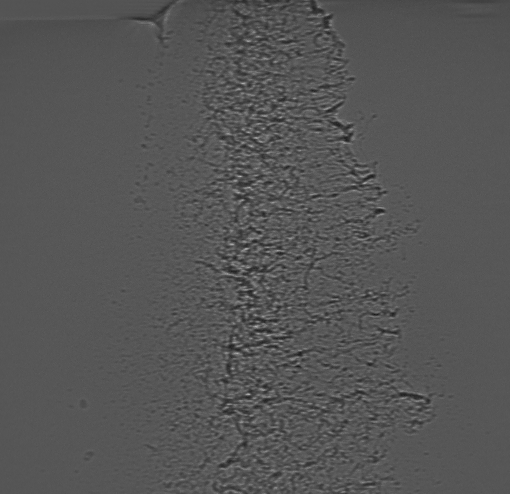
#> input picture Old_Groups_Code/norm_imgs/300.tif, 510 x 494 px
$ python contourTesting.py   (older library calls are emulated)
#> lines starting #> are read from the running program, lines starting #| are printed output that depends on the picture; after the words box and inside, x2 and y2 are one past the last pixel; in counts of white or black regions, pixels touching at a corner belong together; long printed decimals are rounded
#testing
import cv2
import numpy as np
import matplotlib.pyplot as plt
import os

# [5 lines of commented-out code are left out]

def cropImage(image, cropTop=0, cropBottom = 0, cropLeft = 0, cropRight =0):
	"Crop pixels off the image"
	cropped_image = np.copy(image)
	cropped_image = cropped_image[cropTop:,cropLeft:]
	if cropBottom:
		cropped_image = cropped_image[:-cropBottom,]
	if cropRight:
		cropped_image = cropped_image[:,-cropRight]
	return cropped_image

direct = "Old_Groups_Code/norm_imgs/"
file = "300.tif"
img = cv2.imread(direct + file,-1)
#> img is the input picture: shape (494, 510); min 24, max 181, mean 85.6
img = cropImage(img)
img_max = img.max()
#> img_max = 181
img_min = img.min()
#> img_min = 24
img_rescaled = 255*((img-img_min)/(img_max-img_min))
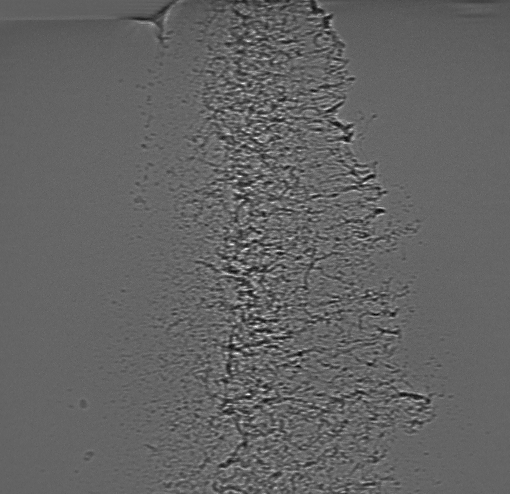
#> img_rescaled: shape (494, 510) float64; min 0, max 255, mean 100
img_rescaled = np.array(img_rescaled, dtype = int)

plt.close('all')
#plt.imshow(img, cmap='gray')
#print(img)


# [115 lines left out: functions windowFrame, histogram, canny, cannyClosing, bilateralFilter, medianFilter and 5 more, not called in this run]

#frames = windowFrame(img, 5, 5)
#for i in range(len(frames)):
#	histogram(frames[i], show = False, save = 'frame' + str(i))

def contourArea(contours, image = None):
    #Return array of contour areas
    return np.array([cv2.contourArea(contour) for contour in contours])

# [41 lines left out: functions contourBoundary, cropContour, meanIntensity, not called in this run]


def drawShapes(image_binarized, image):
	'''
	Draw contours onto images
	'''
	contours, hierarchy = cv2.findContours(image_binarized, cv2.RETR_TREE, cv2.CHAIN_APPROX_SIMPLE)
	shapes_image = np.copy(image)

	#change back to RGB for easier visualization
	shapes_image = cv2.cvtColor(shapes_image, cv2.COLOR_GRAY2RGB)
#	plt.imshow(shapes_image) # uncomment these lines to plot in real time
#	plt.show()
	shapes_image = cv2.drawContours(shapes_image, contours, -1, (255,0,0), 1)
	plt.imshow(shapes_image)
	plt.show()

# [33 lines left out: functions kMeansHistogram, adaptiveThresholding, not called in this run]

def multiThresholding(image, kthresh, kthcenter = 0, plotHistogram = False):

#> called with kthresh = 3, kthcenter = 0, plotHistogram = False
	Z = image.reshape((-1,1))
	Z = np.float32(Z)
	criteria = (cv2.TERM_CRITERIA_EPS + cv2.TERM_CRITERIA_MAX_ITER, 10, 1.0) #directly copied from opencv documentation
	ret,label,center = cv2.kmeans(Z,kthresh,None,criteria,10,cv2.KMEANS_RANDOM_CENTERS)
#> ret = 5958818.6; center = [67.65, 85.88, 104.8]
	if plotHistogram:
		kMeansHistogram(Z, label, kthresh)
	print(center)
#| [[ 67.651 ]
#|  [ 85.879 ]
#|  [104.767]]
	# Now convert back into uint8, and make original image
	center = np.uint8(center)
#> center = [67, 85, 104]
    # Puts something into single array
	res = center[label.flatten()]
    # Takes 1-D array and puts back into image format
	kthreshed = res.reshape((image.shape))
    # Lowest grayscale k-means center: aka some color
	if(kthcenter == 0):
		thresh_val = min(center)[0]
#> thresh_val = 67
	else:
		thresh_val = np.sort(np.concatenate(center))[kthcenter]
	print("kmeans multithreshold value of "+str(thresh_val))
#| kmeans multithreshold value of 67
	#now threshold the k-means clustered image to only keep the darkest cluster
	ret,proc = cv2.threshold(kthreshed,thresh_val,255,cv2.THRESH_BINARY) #binarizes
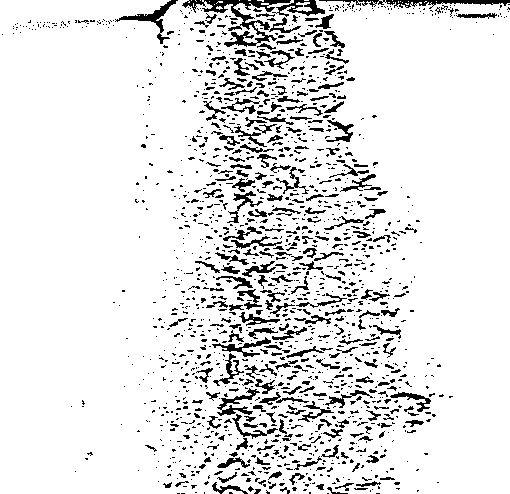
#> proc: shape (494, 510); 89.6% white; black in thin lines or dots
#> ret = 67
    # Binary image file
	print(proc)
#> (printed output is left out)
    # Threshold value
	print(ret)
#| 67.0
	# [5 lines of commented-out code are left out]


	drawShapes(proc, img)
#> in drawShapes, `contours, hierarchy = cv2.findContours(image_binarized, cv2.RETR_TREE,..`: contours = 1843 contours, 1392 with area under 20; largest, box (x1, y1, x2, y2) and area: (0, 0, 510, 494) 247656, (211, 336, 272, 358) 392, (389, 391, 432, 413) 302, (223, 30, 258, 48) 288, (218, 352, 245, 385) 284
#> in drawShapes, `shapes_image = cv2.drawContours(shapes_image, contours, -1, (255,0,0),..`:
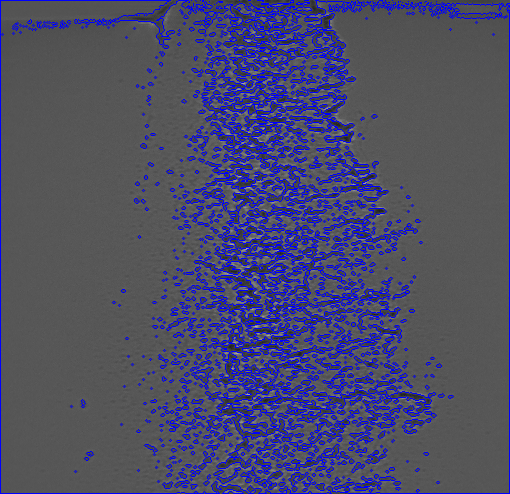
#> shapes_image: shape (494, 510, 3); 11.11% of pixels changed, all inside (x1, y1, x2, y2) = (0, 0, 510, 494)

	"""
	print("\n Performing multithresholding...")
	if data["kthresh"] != 0:
	    center1 = [] #darkest cluster
	    center2 = [] #next darkest cluster
	    total = 10
	    for loc in img_locs[:total]:
	        img = Image(loc)
	        min_center = min(img.center)[0]
	        min2_center = min(img.center[img.center != min(img.center)])
	        #print(img.center)
	        #print(min_center)
	        #print(min2_center)

	        center1.append(min_center)
	        center2.append(min2_center)
	    center1 = np.median(center1)
	    center2 = np.median(center2)
	    #thresh_val = (center1 + center2)/2
	    thresh_val = center2
	    #print(thresh_val)
	    data["pixel_threshold"] = thresh_val
	    data["kthresh"] = 0
	    with open('input.json','w') as f:
	        json.dump(data,f,indent=4)
	    print("final multithresholding value = %s \n" %(thresh_val)
	"""
#histogram(img)
multiThresholding(img, 3)

$ run again, with Old_Groups_Code/norm_imgs/101.tif copied over Old_Groups_Code/norm_imgs/300.tif
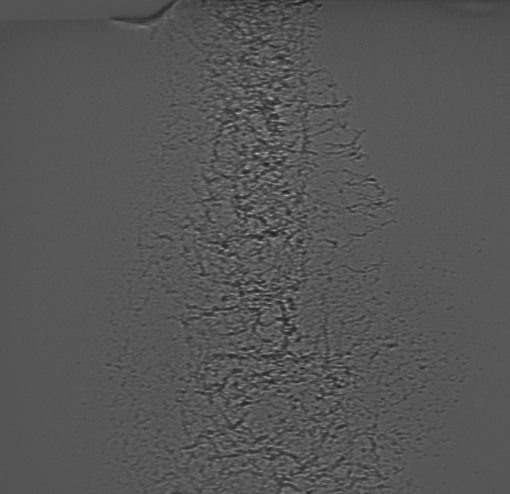
#> input picture Old_Groups_Code/norm_imgs/101.tif, 510 x 494 px
#> img is the input picture: shape (494, 510); min 23, max 196, mean 85.9
#> img_max = 196
#> img_min = 23
#> in multiThresholding, `ret,label,center = cv2.kmeans(Z,kthresh,None,criteria,10,cv2.KMEANS_RA..`: ret = 6027241.8; center = [86.46, 69.22, 104.3]
#| [[ 86.459]
#|  [ 69.221]
#|  [104.298]]
#> in multiThresholding, `center = np.uint8(center)`: center = [86, 69, 104]
#> thresh_val = 69
#| kmeans multithreshold value of 69
#> in multiThresholding, `ret,proc = cv2.threshold(kthreshed,thresh_val,255,cv2.THRESH_BINARY)`:
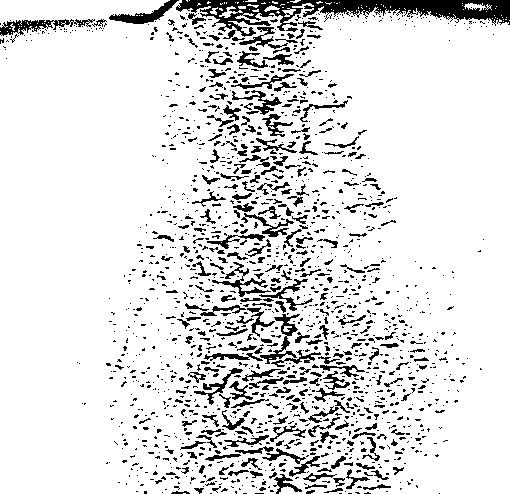
#> proc: shape (494, 510); 87.9% white; 1616 black regions (1326 under 20 px)
#> (printed output is left out)
#| 69.0
#> contours = 2107 contours, 1664 with area under 20; largest, box (x1, y1, x2, y2) and area: (0, 0, 510, 494) 243785, (231, 89, 283, 116) 430, (258, 278, 314, 312) 411, (193, 367, 244, 406) 406, (211, 277, 272, 298) 390
#> in drawShapes, `shapes_image = cv2.drawContours(shapes_image, contours, -1, (255,0,0),..`:
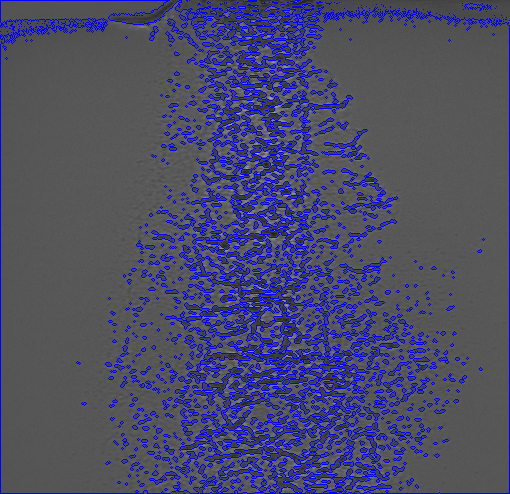
#> shapes_image: shape (494, 510, 3); 11.75% of pixels changed, all inside (x1, y1, x2, y2) = (0, 0, 510, 494)
